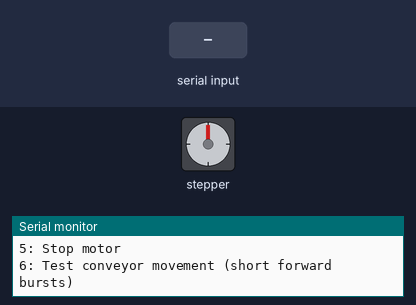
Recording of a sketch running on a simulated Arduino Uno, built with avr-gcc and run on an emulated ATmega328P. Parts: stepper motor, the last lines printed to the serial monitor. Wiring (inferred from the names in the program): stepper motor driver (6400 steps per turn assumed): step pin 5; direction pin 6. The inputs (shaded band) are chosen by the test bench.

Above: at 1.4 s.
1.5 s: "3" received over Serial
At 1.98 s:
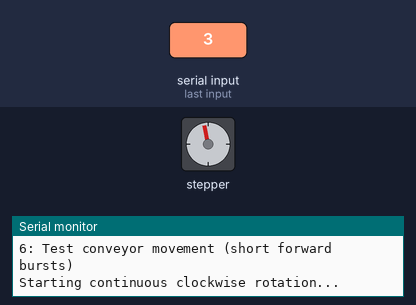
At 4.4 s:
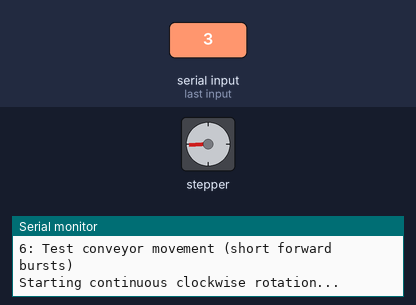
4.5 s: "1" received over Serial
Timing chart, 0 to 16.3 s (numbered marks = the images above; inputs shaded):
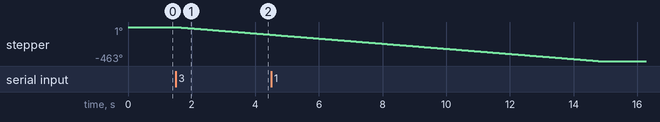

Measured:
- after the input at 1.5 s, stepper: keeps turning counter-clockwise at about 35°/s, starting at once

The sketch:

Conveyor_Belt_Test.ino
```cpp
// TB6600 Stepper Driver Test Code
const int STEP_PIN = 5;  // Connect STEP pin to Arduino pin 5
const int DIR_PIN = 6;   // Connect DIR pin to Arduino pin 6

// Motor configuration
const int STEPS_PER_REV = 6400;  // Steps per revolution (32 microsteps * 200 steps)
const int STEP_DELAY = 800;      // Microseconds between steps (controls speed)

void setup() {
  // Initialize serial communication
  Serial.begin(9600);

  // Configure motor pins
  pinMode(STEP_PIN, OUTPUT);
  pinMode(DIR_PIN, OUTPUT);

  Serial.println("TB6600 Stepper Motor Test");
  Serial.println("------------------------");
  Serial.println("Commands:");
  Serial.println("1: Rotate clockwise 1 revolution");
  Serial.println("2: Rotate counter-clockwise 1 revolution");
  Serial.println("3: Continuous run clockwise");
  Serial.println("4: Continuous run counter-clockwise");
  Serial.println("5: Stop motor");
  Serial.println("6: Test conveyor movement (short forward bursts)");
}

void rotateMotor(bool clockwise, int steps) {
  // Set direction
  digitalWrite(DIR_PIN, clockwise ? LOW : HIGH);

  // Rotate the specified number of steps
  for(int i = 0; i < steps; i++) {
    digitalWrite(STEP_PIN, HIGH);
    delayMicroseconds(STEP_DELAY);
    digitalWrite(STEP_PIN, LOW);
    delayMicroseconds(STEP_DELAY);
  }
}

boolean isRunning = false;
boolean currentDirection = true;  // true for clockwise

void loop() {
  if (Serial.available() > 0) {
    char command = Serial.read();

    switch(command) {
      case '1':
        Serial.println("Rotating clockwise 1 revolution...");
        isRunning = false;
        rotateMotor(true, STEPS_PER_REV);
        Serial.println("Revolution complete");
        break;

      case '2':
        Serial.println("Rotating counter-clockwise 1 revolution...");
        isRunning = false;
        rotateMotor(false, STEPS_PER_REV);
        Serial.println("Revolution complete");
        break;

      case '3':
        Serial.println("Starting continuous clockwise rotation...");
        isRunning = true;
        currentDirection = true;
        break;

      case '4':
        Serial.println("Starting continuous counter-clockwise rotation...");
        isRunning = true;
        currentDirection = false;
        break;

      case '5':
        Serial.println("Stopping motor...");
        isRunning = false;
        break;

      case '6':
        Serial.println("Testing conveyor movement (short bursts)...");
        testConveyorMovement();
        break;

      default:
        Serial.println("Invalid command!");
        break;
    }
  }

  // Handle continuous rotation if enabled
  if (isRunning) {
    digitalWrite(DIR_PIN, currentDirection ? LOW : HIGH);
    digitalWrite(STEP_PIN, HIGH);
    delayMicroseconds(STEP_DELAY);
    digitalWrite(STEP_PIN, LOW);
    delayMicroseconds(STEP_DELAY);
  }
}

void testConveyorMovement() {
  Serial.println("Moving conveyor in bursts...");

  for(int burst = 0; burst < 5; burst++) {
    Serial.print("Burst ");
    Serial.println(burst + 1);

    // Move for a short duration
    for(int steps = 0; steps < STEPS_PER_REV/4; steps++) {
      digitalWrite(STEP_PIN, HIGH);
      delayMicroseconds(STEP_DELAY);
      digitalWrite(STEP_PIN, LOW);
      delayMicroseconds(STEP_DELAY);
    }

    // Pause between bursts
    delay(1000);
  }

  Serial.println("Conveyor test complete");
}
```
